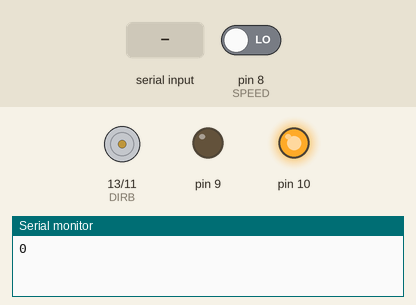
A sketch run on a simulated Arduino Uno, built with avr-gcc and run on an emulated ATmega328P. Shown: direction and speed pins drawn as motors (green arrow = direction pin HIGH = forward, orange = LOW = backward, longer = more drive), output pins drawn as LEDs (lit = HIGH), the last lines printed to the serial monitor. Inputs (shaded band) come from the test bench; at power-on: pin 8 (SPEED) LOW.

Above: at 1.2 s.
1.3 s: "90,45\n" received over Serial
At 2.7 s:
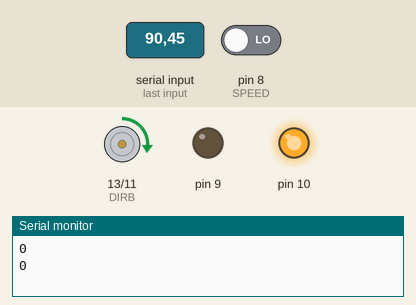
4.3 s: "30,150\n" received over Serial
At 5.7 s:
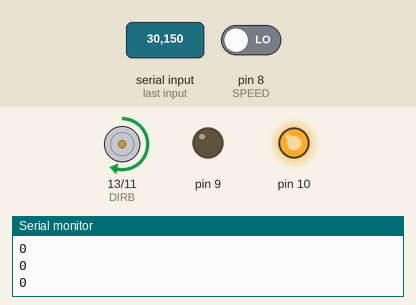
7.3 s: "90\n" received over Serial
At 9.4 s:
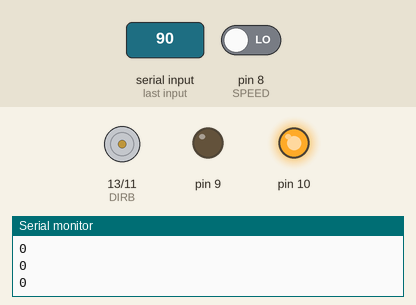
10.3 s: "200\n" received over Serial
At 11.7 s:
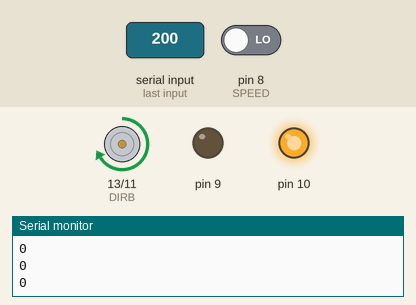
Timing chart, 0 to 13.5 s (numbered marks = the images above; inputs shaded):
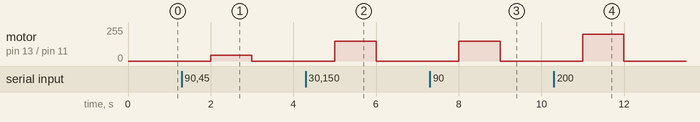

Measured:
- after the input at 1.3 s, motor on pin 13 (DIRB) / pin 11 (PWMB): stopped → forward 45/255 after 0.70 s, → stopped 1.0 s later
- after the input at 4.3 s, motor on pin 13 (DIRB) / pin 11 (PWMB): stopped → forward 150/255 after 0.70 s, → stopped 1.0 s later
- after the input at 7.3 s, motor on pin 13 (DIRB) / pin 11 (PWMB): stopped → forward 150/255 after 0.70 s, → stopped 1.0 s later
- after the input at 10.3 s, motor on pin 13 (DIRB) / pin 11 (PWMB): stopped → forward 200/255 after 0.70 s, → stopped 1.0 s later

The sketch:

L298shield.ino
```cpp
// L298 shield
#define SPEED 8
#define PWMB 11
#define DIRB 13
int read;
void setup()
{
    pinMode(PWMB, OUTPUT); // 使能端PWM占空比0停机
    digitalWrite(DIRB, HIGH);
    pinMode(DIRB, OUTPUT); // 高电平正转 低电平反转

    /* 红外对管测速部分初始化 */
    pinMode(9, OUTPUT);
    digitalWrite(9, LOW);
    pinMode(10, OUTPUT);
    digitalWrite(10, HIGH);
    pinMode(SPEED, INPUT); // 红外对管被遮挡返回高电平

    Serial.begin(9600);

}

void loop()
{
    Serial.println(pulseIn(SPEED, HIGH) ); // unsigned long 型返回的是微妙
    while (Serial.available() ) // 如果LabVIEW向Arduino发数据
    {
        read = Serial.parseInt();
        analogWrite(PWMB, read);
        read = 0; // 清空串口读取数据
    }
//    if (Serial.available() )
//    {
//        byte r = Serial.read();
//        analogWrite(PWMB, r); // 虽然我们不能打印这个byte
//    } // 但是read到的byte可以直接无损发给DA的
}
```
